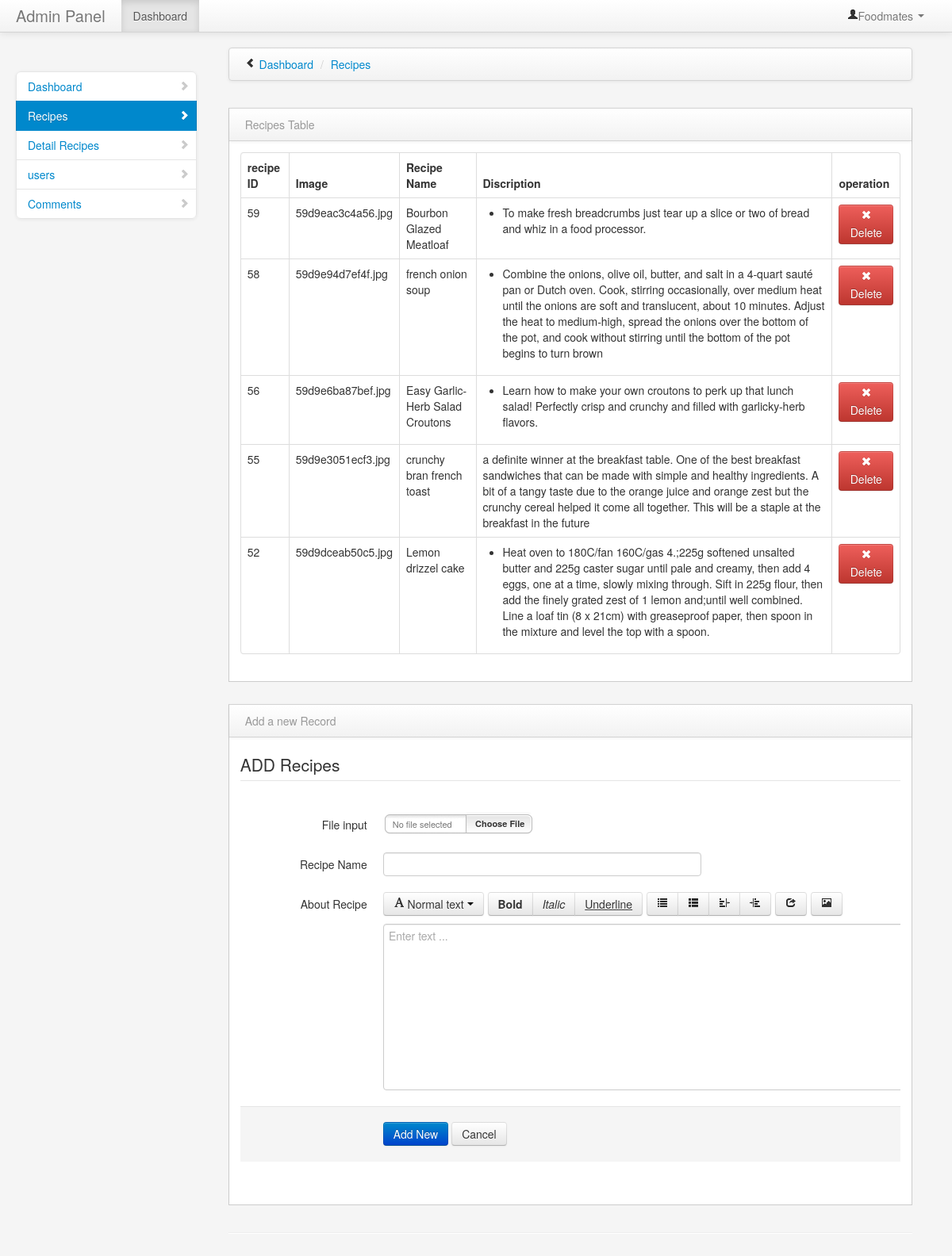
The page /admin/recipes.php on the database its author committed.
### tables this page shows
CREATE TABLE IF NOT EXISTS `recipes` (
  `rid` int(222) NOT NULL AUTO_INCREMENT,
  `rimage` varchar(222) NOT NULL,
  `resname` varchar(222) NOT NULL,
  `rtext` text NOT NULL,
  PRIMARY KEY (`rid`)
);

### admin/recipes.php (the view, shortened to what this page needs)
<?php
include("../connection/connect.php");
 $sql = "DELETE FROM recipes WHERE rid='$_GET[id]'";
mysqli_query($db,$sql);
?>
<!DOCTYPE html>
<html class="no-js">
    <head>
        <link href="bootstrap/css/bootstrap.min.css" rel="stylesheet" media="screen">
        <link href="bootstrap/css/bootstrap-responsive.min.css" rel="stylesheet" media="screen">
        <link href="vendors/easypiechart/jquery.easy-pie-chart.css" rel="stylesheet" media="screen">
        <link href="assets/styles.css" rel="stylesheet" media="screen">
		 <link href="bootstrap/css/bootstrap.min.css" rel="stylesheet" media="screen">
        <link href="bootstrap/css/bootstrap-responsive.min.css" rel="stylesheet" media="screen">
        <link href="assets/styles.css" rel="stylesheet" media="screen">
    </head>
    <body>
        <div class="navbar navbar-fixed-top">
            <div class="navbar-inner">
                <div class="container-fluid">
                    <a class="brand" href="#">Admin Panel</a>
                    <div class="nav-collapse collapse">
                        <ul class="nav pull-right">
                            <li class="dropdown">
                                <a href="#" role="button" class="dropdown-toggle" data-toggle="dropdown"> <i class="icon-user"></i>Foodmates <i class="caret"></i>
                                </a>
                            </li>
                        </ul>
                        <ul class="nav">
                            <li class="active">
                                <a href="#">Dashboard</a>
                            </li>
                        </ul>
                    </div>
                </div>
            </div>
        </div>
        <div class="container-fluid">
            <div class="row-fluid">
                <div class="span3" id="sidebar">
                    <ul class="nav nav-list bs-docs-sidenav nav-collapse collapse">
                        <li >
                            <a href="dashboard.php"><i class="icon-chevron-right"></i> Dashboard</a>
                        </li>
                        <li class="active">
                            <a href="recipes.php"><i class="icon-chevron-right"></i> Recipes</a>
                        </li>
                        <li>
                            <a href="detail.php"><i class="icon-chevron-right"></i>Detail Recipes</a>
                        </li>
						 <li >
                            <a href="users.php"><i class="icon-chevron-right"></i>users</a>
                        </li>
						<li>
                            <a href="comment.php"><i class="icon-chevron-right"></i>Comments</a>
                        </li>
                    </ul>
                </div>
                <div class="span9" id="content">
                    <div class="row-fluid">
                        	<div class="navbar">
                            	<div class="navbar-inner">
	                                <ul class="breadcrumb">
	                                    <i class="icon-chevron-left hide-sidebar"><a href='#' title="Hide Sidebar" rel='tooltip'>&nbsp;</a></i>
	                                    <li>
	                                        <a href="#">Dashboard</a> <span class="divider">/</span>
	                                    </li>
	                                    <li class="active">
	                                        <a href="#">Recipes</a>
	                                    </li>
	                                </ul>
                            	</div>
                        	</div>
                    	</div>
                    <div class="row-fluid">
					     <div class="row-fluid">
                        <div class="block">
                            <div class="navbar navbar-inner block-header">
                                <div class="muted pull-left">Recipes Table</div>
                            </div>
                            <div class="block-content collapse in">
                                <div class="span12">
  									<table class="table table-bordered">
						              <thead>
						                <tr>
						                   <th>recipe ID </th>
						                  <th>Image</th>
						                  <th>Recipe Name</th>
						                  <th>Discription</th>
										   <th>operation</th>
						                </tr>
						              </thead>
						              <tbody>
	<?php
    $sql = "SELECT * FROM recipes ORDER BY rid DESC";
	 $result = mysqli_query($db, $sql);
while($row = mysqli_fetch_array($result))
{
       $rid =$row['rid'];
	    $rimage =$row['rimage'];
		 $rnames =$row['resname'];
		  $rtext =$row['rtext'];
									echo	'<tr>';
						             echo    " <td>".$rid ."</td>";
						             echo     " <td>".$rimage ."</td>";
						             echo     " <td>".$rnames ."</td>";
						             echo    " <td>".$rtext ."</td>";
									echo	'   <td><a class="btn btn-danger" href=recipes.php?id='.$row['rid'].'><i class="icon-remove icon-white"></i> Delete</a></td>';
						              echo  '</tr>';
}
?>
						              </tbody>
						            </table>
                                </div>
                            </div>
                        </div>
                    </div>
					   <div class="row-fluid">
                        <div class="block">
                            <div class="navbar navbar-inner block-header">
                                <div class="muted pull-left">Add a new Record</div>
                            </div>
                            <div class="block-content collapse in">
                                <div class="span12">
                                    <form class="form-horizontal" action='' method='post'  enctype="multipart/form-data">
                                      <fieldset>
                                        <legend>ADD Recipes  </legend>
										 <div class="control-group">
                                          <label class="control-label" for="fileInput"  >File input</label>
                                          <div class="controls">
										  </div>
                                        </div>
                                        <div class="control-group">
                                          <label class="control-label" >Recipe Name </label>
                                          <div class="controls">
                                            <input type="text"  name="recipyname" class="span6" id="typeahead"  data-provide="typeahead" data-items="4" data-source='["Alabama","Alaska","Arizona","Arkansas","California","Colorado","Connecticut","Delaware","Florida","Georgia","Hawaii","Idaho","Illinois","Indiana","Iowa","Kansas","Kentucky","Louisiana","Maine","Maryland","Massachusetts","Michigan","Minnesota","Mississippi","Missouri","Montana","Nebraska","Nevada","New Hampshire","New Jersey","New Mexico","New York","North Dakota","North Carolina","Ohio","Oklahoma","Oregon","Pennsylvania","Rhode Island","South Carolina","South Dakota","Tennessee","Texas","Utah","Vermont","Virginia","Washington","West Virginia","Wisconsin","Wyoming"]'>
                                          </div>
                                        </div>
                                        <div class="control-group">
                                          <label class="control-label" for="textarea2">About Recipe</label>
                                          <div class="controls">
                                          </div>
                                        </div>
                                        <div class="form-actions">
                                         <input type='submit' name='submit' value='Add New'class="btn btn-primary"/>
                                          <button type="reset" class="btn">Cancel</button>
                                        </div>
                                      </fieldset>
                                    </form>
                                </div>
                            </div>
                        </div>
                    </div>
            </div>
            <hr>
        </div>
        <link href="vendors/datepicker.css" rel="stylesheet" media="screen">
        <link href="vendors/uniform.default.css" rel="stylesheet" media="screen">
        <link href="vendors/chosen.min.css" rel="stylesheet" media="screen">
        <link href="vendors/wysiwyg/bootstrap-wysihtml5.css" rel="stylesheet" media="screen">
    </body>
</html>

### admin/assets/styles.css (style rules this page uses)
body { padding-top: 0; padding-bottom: 40px; background-color: #f5f5f5; }
@media (min-width: 979px) { body { padding-top: 60px; } }
#content { margin-left:0px; }
.hide-sidebar, .show-sidebar { cursor: pointer; }
.breadcrumb { margin: 0 0 0px; padding: 10px 0px; background-color: transparent; }
.block { border: 1px solid #ccc; background: white; margin: 1em 0em; border-top: none; }
.block-content { margin: 1em; min-height: .25em; }
.block-header { margin-bottom: 0px; border-right: none; border-left: none; -webkit-border-radius: 0px; -moz-border-radius: 0px; border-radius: 0px; }
.block-header div { padding-top: 10px; }
.bs-docs-sidenav { max-width: 228px; margin: 30px 0 0; padding: 0; background-color: #fff; -webkit-border-radius: 6px; -moz-border-radius: 6px; border-radius: 6px; -webkit-box-shadow: 0 1px 4px rgba(0,0,0,.065); -moz-box-shadow: 0 1px 4px rgba(0,0,0,.065); box-shadow: 0 1px 4px rgba(0,0,0,.065); }
.bs-docs-sidenav > li > a { display: block; width: 190px \9; margin: 0 0 -1px; padding: 8px 14px; border: 1px solid #e5e5e5; }
.bs-docs-sidenav > li:first-child > a { -webkit-border-radius: 6px 6px 0 0; -moz-border-radius: 6px 6px 0 0; border-radius: 6px 6px 0 0; }
.bs-docs-sidenav > li:last-child > a { -webkit-border-radius: 0 0 6px 6px; -moz-border-radius: 0 0 6px 6px; border-radius: 0 0 6px 6px; }
.bs-docs-sidenav > .active > a { position: relative; z-index: 2; padding: 9px 15px; border: 0; text-shadow: 0 1px 0 rgba(0,0,0,.15); -webkit-box-shadow: inset 1px 0 0 rgba(0,0,0,.1), inset -1px 0 0 rgba(0,0,0,.1); -moz-box-shadow: inset 1px 0 0 rgba(0,0,0,.1), inset -1px 0 0 rgba(0,0,0,.1); box-shadow: inset 1px 0 0 rgba(0,0,0,.1), inset -1px 0 0 rgba(0,0,0,.1); }
.bs-docs-sidenav .icon-chevron-right { float: right; margin-top: 2px; margin-right: -6px; opacity: .25; }
.bs-docs-sidenav .active .icon-chevron-right, .bs-docs-sidenav .active a:hover .icon-chevron-right { opacity: 1; }

### rows shown on the page
recipes: rid "59", rimage "59d9eac3c4a56.jpg", resname "Bourbon Glazed Meatloaf", rtext "To make fresh breadcrumbs just tear up a slice or two of bread and whiz in a food processor."
recipes: rid "58", rimage "59d9e94d7ef4f.jpg", resname "french onion soup", rtext "Combine the onions, olive oil, butter, and salt in a 4-quart sauté pan or Dutch oven. Cook, stirring occasionally, over medium heat until the onions are soft and translucent, about 10 minutes. Adjust the heat to medium-high, spread the onions over the bottom of the pot, and cook without stirring until the bottom of the pot begins to turn brown"
recipes: rid "56", rimage "59d9e6ba87bef.jpg", resname "Easy Garlic-Herb Salad Croutons", rtext "Learn how to make your own croutons to perk up that lunch salad! Perfectly crisp and crunchy and filled with garlicky-herb flavors."
recipes: rid "55", rimage "59d9e3051ecf3.jpg", resname "crunchy bran french toast", rtext "a definite winner at the breakfast table. One of the best breakfast sandwiches that can be made with simple and healthy ingredients. A bit of a tangy taste due to the orange juice and orange zest but the crunchy cereal helped it come all together. This will be a staple at the breakfast in the future"
recipes: rid "52", rimage "59d9dceab50c5.jpg", resname "Lemon drizzel cake", rtext "Heat oven to 180C/fan 160C/gas 4.;225g softened unsalted butter and 225g caster sugar until pale and creamy, then add 4 eggs, one at a time, slowly mixing through. Sift in 225g flour, then add the finely grated zest of 1 lemon and;until well combined. Line a loaf tin (8 x 21cm) with greaseproof paper, then spoon in the mixture and level the top with a spoon."
